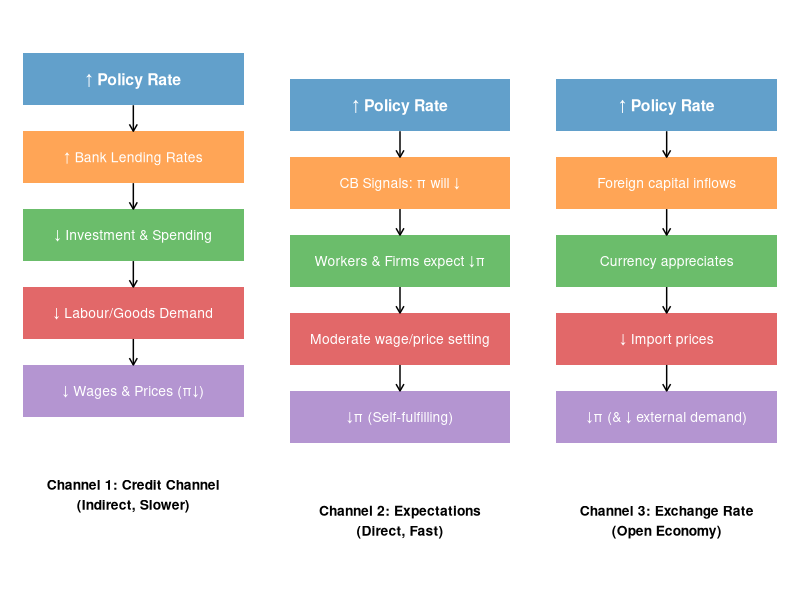

R code for this plot:
## ---- chunk 1
#| label: fig-transmission-channels
#| fig-cap: "Three Channels of Monetary Policy Transmission to Inflation"
library(ggplot2)
library(gridExtra)
library(grid)

# Create three diagrams side by side showing the channels

# Channel 1: Credit Channel
channel1 <- ggplot() +
  annotate("rect", xmin = 0, xmax = 10, ymin = 9, ymax = 10, fill = "#1f77b4", alpha = 0.7) +
  annotate("text", x = 5, y = 9.5, label = "↑ Policy Rate", fontface = "bold", color = "white", size = 4) +
  
  annotate("rect", xmin = 0, xmax = 10, ymin = 7.5, ymax = 8.5, fill = "#ff7f0e", alpha = 0.7) +
  annotate("text", x = 5, y = 8, label = "↑ Bank Lending Rates", color = "white", size = 3.5) +
  annotate("segment", x = 5, xend = 5, y = 9, yend = 8.5, arrow = arrow(length = unit(0.2, "cm"))) +
  
  annotate("rect", xmin = 0, xmax = 10, ymin = 6, ymax = 7, fill = "#2ca02c", alpha = 0.7) +
  annotate("text", x = 5, y = 6.5, label = "↓ Investment & Spending", color = "white", size = 3.5) +
  annotate("segment", x = 5, xend = 5, y = 7.5, yend = 7, arrow = arrow(length = unit(0.2, "cm"))) +
  
  annotate("rect", xmin = 0, xmax = 10, ymin = 4.5, ymax = 5.5, fill = "#d62728", alpha = 0.7) +
  annotate("text", x = 5, y = 5, label = "↓ Labour/Goods Demand", color = "white", size = 3.5) +
  annotate("segment", x = 5, xend = 5, y = 6, yend = 5.5, arrow = arrow(length = unit(0.2, "cm"))) +
  
  annotate("rect", xmin = 0, xmax = 10, ymin = 3, ymax = 4, fill = "#9467bd", alpha = 0.7) +
  annotate("text", x = 5, y = 3.5, label = "↓ Wages & Prices (π↓)", color = "white", size = 3.5) +
  annotate("segment", x = 5, xend = 5, y = 4.5, yend = 4, arrow = arrow(length = unit(0.2, "cm"))) +
  
  annotate("text", x = 5, y = 1.5, label = "Channel 1: Credit Channel\n(Indirect, Slower)", 
           fontface = "bold", size = 3.5) +
  
  xlim(-0.5, 10.5) + ylim(0, 10.5) +
  theme_void() +
  theme(plot.title = element_text(hjust = 0.5, face = "bold", size = 10))

# Channel 2: Expectations Channel
channel2 <- ggplot() +
  annotate("rect", xmin = 0, xmax = 10, ymin = 8.5, ymax = 9.5, fill = "#1f77b4", alpha = 0.7) +
  annotate("text", x = 5, y = 9, label = "↑ Policy Rate", fontface = "bold", color = "white", size = 4) +
  
  annotate("rect", xmin = 0, xmax = 10, ymin = 7, ymax = 8, fill = "#ff7f0e", alpha = 0.7) +
  annotate("text", x = 5, y = 7.5, label = "CB Signals: π will ↓", color = "white", size = 3.5) +
  annotate("segment", x = 5, xend = 5, y = 8.5, yend = 8, arrow = arrow(length = unit(0.2, "cm"))) +
  
  annotate("rect", xmin = 0, xmax = 10, ymin = 5.5, ymax = 6.5, fill = "#2ca02c", alpha = 0.7) +
  annotate("text", x = 5, y = 6, label = "Workers & Firms expect ↓π", color = "white", size = 3.5) +
  annotate("segment", x = 5, xend = 5, y = 7, yend = 6.5, arrow = arrow(length = unit(0.2, "cm"))) +
  
  annotate("rect", xmin = 0, xmax = 10, ymin = 4, ymax = 5, fill = "#d62728", alpha = 0.7) +
  annotate("text", x = 5, y = 4.5, label = "Moderate wage/price setting", color = "white", size = 3.5) +
  annotate("segment", x = 5, xend = 5, y = 5.5, yend = 5, arrow = arrow(length = unit(0.2, "cm"))) +
  
  annotate("rect", xmin = 0, xmax = 10, ymin = 2.5, ymax = 3.5, fill = "#9467bd", alpha = 0.7) +
  annotate("text", x = 5, y = 3, label = "↓π (Self-fulfilling)", color = "white", size = 3.5) +
  annotate("segment", x = 5, xend = 5, y = 4, yend = 3.5, arrow = arrow(length = unit(0.2, "cm"))) +
  
  annotate("text", x = 5, y = 1, label = "Channel 2: Expectations\n(Direct, Fast)", 
           fontface = "bold", size = 3.5) +
  
  xlim(-0.5, 10.5) + ylim(0, 10.5) +
  theme_void() +
  theme(plot.title = element_text(hjust = 0.5, face = "bold", size = 10))

# Channel 3: Exchange Rate Channel
channel3 <- ggplot() +
  annotate("rect", xmin = 0, xmax = 10, ymin = 8.5, ymax = 9.5, fill = "#1f77b4", alpha = 0.7) +
  annotate("text", x = 5, y = 9, label = "↑ Policy Rate", fontface = "bold", color = "white", size = 4) +
  
  annotate("rect", xmin = 0, xmax = 10, ymin = 7, ymax = 8, fill = "#ff7f0e", alpha = 0.7) +
  annotate("text", x = 5, y = 7.5, label = "Foreign capital inflows", color = "white", size = 3.5) +
  annotate("segment", x = 5, xend = 5, y = 8.5, yend = 8, arrow = arrow(length = unit(0.2, "cm"))) +
  
  annotate("rect", xmin = 0, xmax = 10, ymin = 5.5, ymax = 6.5, fill = "#2ca02c", alpha = 0.7) +
  annotate("text", x = 5, y = 6, label = "Currency appreciates", color = "white", size = 3.5) +
  annotate("segment", x = 5, xend = 5, y = 7, yend = 6.5, arrow = arrow(length = unit(0.2, "cm"))) +
  
  annotate("rect", xmin = 0, xmax = 10, ymin = 4, ymax = 5, fill = "#d62728", alpha = 0.7) +
  annotate("text", x = 5, y = 4.5, label = "↓ Import prices", color = "white", size = 3.5) +
  annotate("segment", x = 5, xend = 5, y = 5.5, yend = 5, arrow = arrow(length = unit(0.2, "cm"))) +
  
  annotate("rect", xmin = 0, xmax = 10, ymin = 2.5, ymax = 3.5, fill = "#9467bd", alpha = 0.7) +
  annotate("text", x = 5, y = 3, label = "↓π (& ↓ external demand)", color = "white", size = 3.5) +
  annotate("segment", x = 5, xend = 5, y = 4, yend = 3.5, arrow = arrow(length = unit(0.2, "cm"))) +
  
  annotate("text", x = 5, y = 1, label = "Channel 3: Exchange Rate\n(Open Economy)", 
           fontface = "bold", size = 3.5) +
  
  xlim(-0.5, 10.5) + ylim(0, 10.5) +
  theme_void() +
  theme(plot.title = element_text(hjust = 0.5, face = "bold", size = 10))

# Combine all three plots
gridExtra::grid.arrange(channel1, channel2, channel3, nrow = 1)
